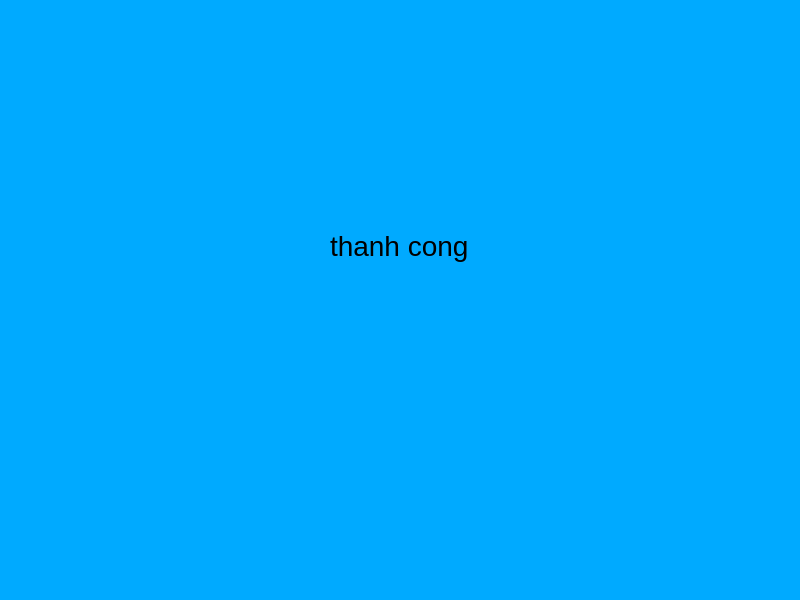
<?xml version="1.0" encoding="UTF-8"?>
<ui version="4.0">
 <class>admin</class>
 <widget class="QMainWindow" name="admin">
  <property name="geometry">
   <rect>
    <x>0</x>
    <y>0</y>
    <width>800</width>
    <height>600</height>
   </rect>
  </property>
  <property name="minimumSize">
   <size>
    <width>0</width>
    <height>0</height>
   </size>
  </property>
  <property name="windowTitle">
   <string>admin</string>
  </property>
  <property name="styleSheet">
   <string notr="true">background-color: rgb(0, 170, 255);</string>
  </property>
  <widget class="QWidget" name="centralwidget">
   <widget class="QLabel" name="label">
    <property name="geometry">
     <rect>
      <x>330</x>
      <y>220</y>
      <width>251</width>
      <height>51</height>
     </rect>
    </property>
    <property name="font">
     <font>
      <pointsize>21</pointsize>
     </font>
    </property>
    <property name="text">
     <string>thanh cong</string>
    </property>
   </widget>
  </widget>
  <widget class="QMenuBar" name="menubar">
   <property name="geometry">
    <rect>
     <x>0</x>
     <y>0</y>
     <width>800</width>
     <height>21</height>
    </rect>
   </property>
  </widget>
  <widget class="QStatusBar" name="statusbar"/>
 </widget>
 <resources/>
 <connections/>
</ui>
